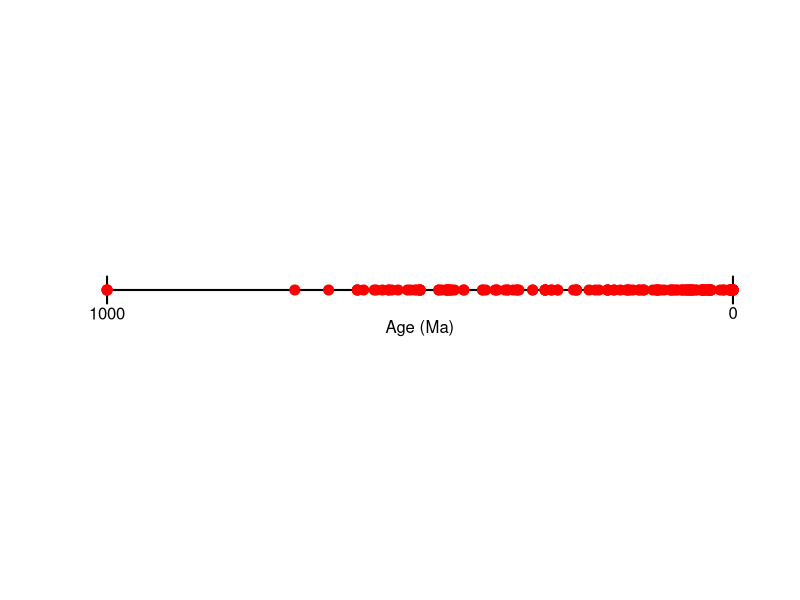
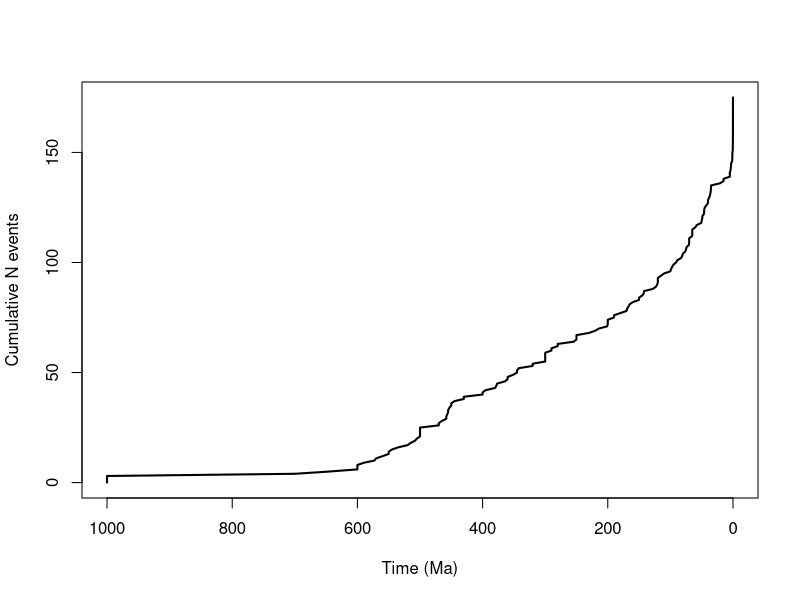
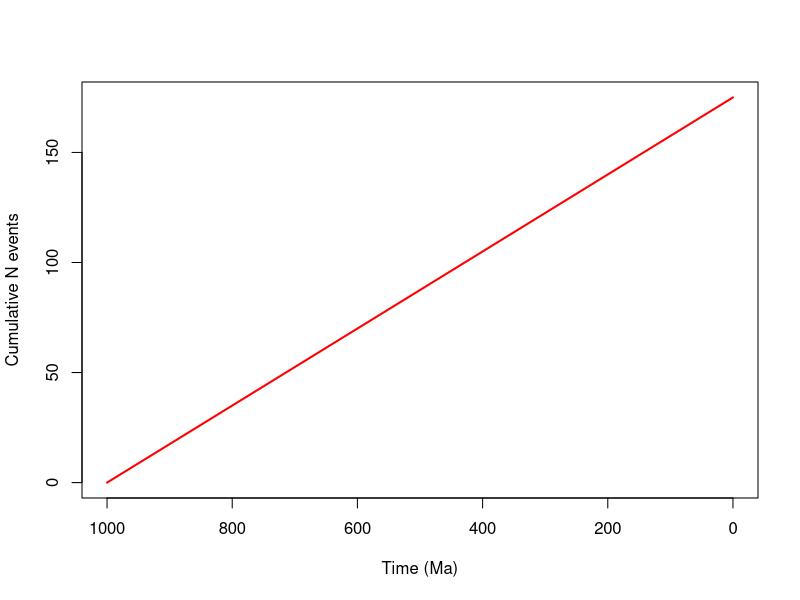
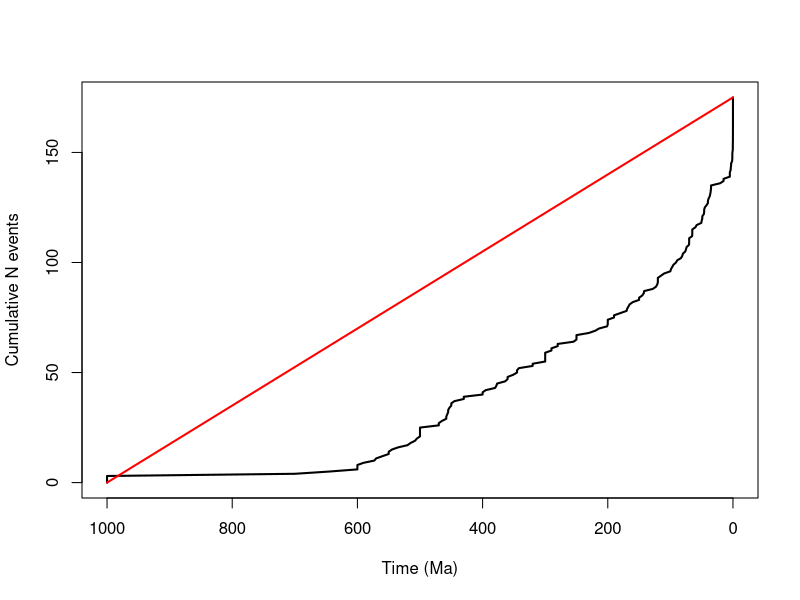
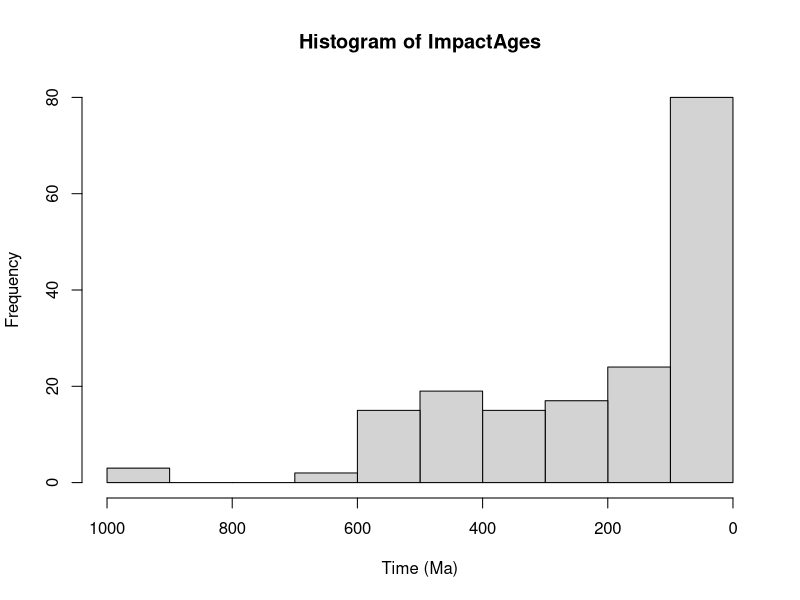
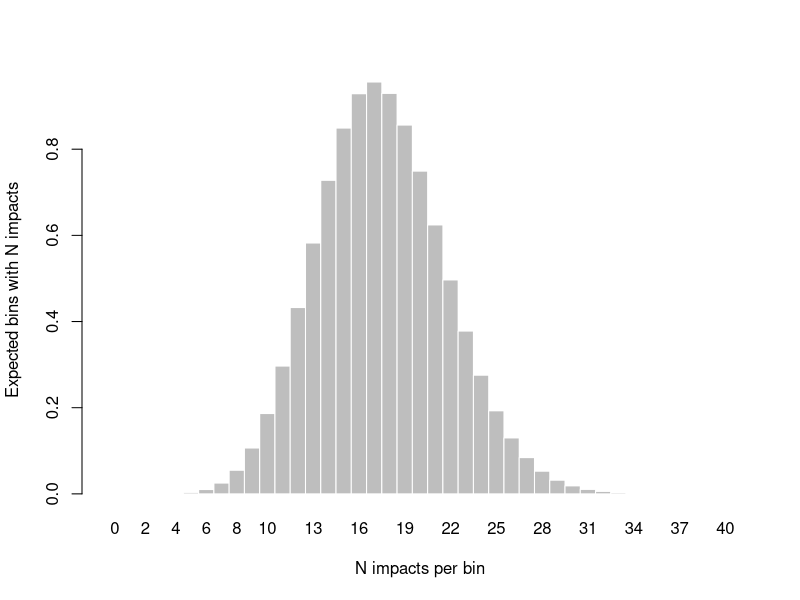
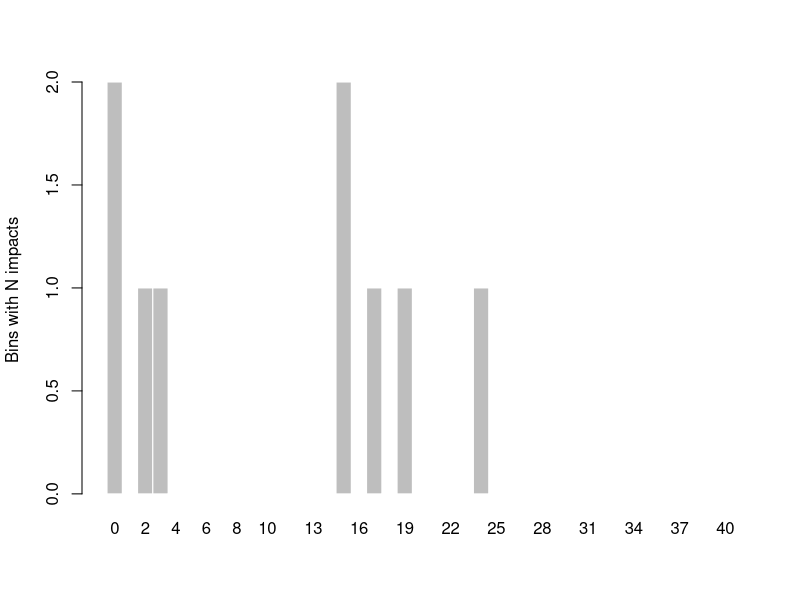
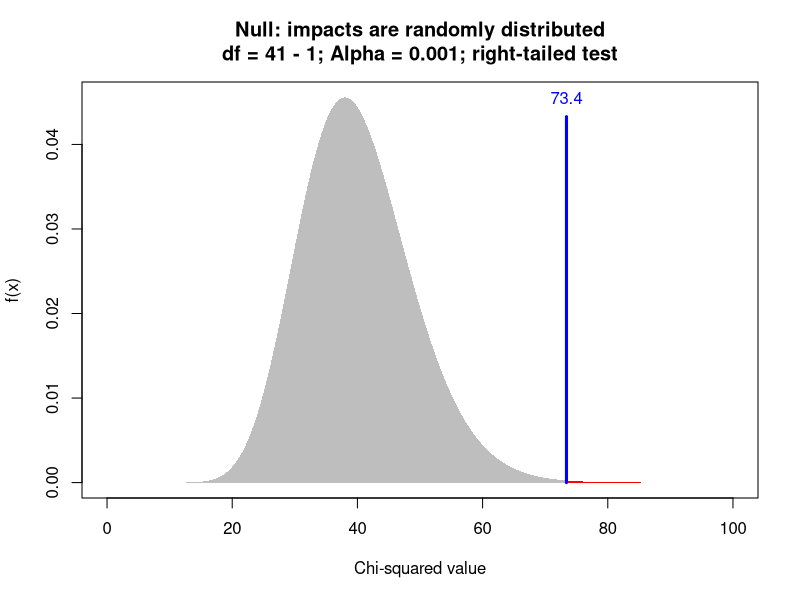

Write the R code that produced these figures, in order. (Note: this script raises an error after producing the figures.)
################################################################################
#                                                                              #
#                      PRACTICAL VII - TEMPORAL STATISTICS                     #
#                                                                              #
################################################################################

################################################################################
#                                                                              #
#                               TODAY'S AIMS                                   #
#                                                                              #
# - LEARN HOW TO TEST FOR DIFFERENT PATTERNS OF EVENTS THROUGH TIME IN R       #
# - LEARN HOW TO PERFORM A KOLOMOGOROV-SMIRNOV TEST IN R                       #
# - LEARN HOW TO TEST FOR NON-RANDOMNESS OF A MARKOV CHAIN IN R                #
#                                                                              #
################################################################################

# Before we start begin by setting your working directory.

# For the first part of this practical we will consider the four main ways in
# which a series of events can be distributed over time (regular/uniform,
# random, clustered, and trend), and how these can be tested for. We will not
# address more complex patterns associated with things like waveforms as they
# are beyond the scope of a first year statistical course. However, you should
# know that these do exist in the geologic record and are studied.
#
# As an example data set for today we will use a database of impact structures
# on Earth:
browseURL("http://www.passc.net/EarthImpactDatabase/New%20website_05-2018/Index.html")

# I have already modified the impact age data from the last 1000 Ma for entry
# into R:
ImpactAges <- sort(c(0.000007, 0.000067, 0.00014, 0.0009, 0.001, 0.0011, 0.0039,
  0.004, 0.0042, 0.0054, 0.0066, 0.007, 0.01, 0.0214, 0.049, 0.05, 0.052,
  0.0635, 0.099, 0.1, 0.105, 0.220, 0.250, 0.27, 0.3, 0.9, 0.999, 1, 1.07, 1.4,
  2.999, 3.0, 3.5, 3.7, 4.998, 4.999, 5, 15, 15.1, 20.5, 34.999, 35, 35.3, 35.7,
  36.4, 37.2, 39, 39.999, 40, 42.3, 45, 45.999, 46, 48.999, 49.0, 50, 50.50,
  46.5, 58, 60, 64.98, 64.999, 65, 65.17, 69.998, 69.999, 70, 70.3, 74.1, 75,
  76.20, 80, 81.0, 83, 89.0, 91, 95, 97, 99, 100, 110, 115, 119.998, 119.999,
  120, 121.0, 123, 128, 142.0, 142.5, 145.0, 149.999, 150, 160, 165, 167, 169,
  170, 180, 189.999, 190, 199.998, 199.999, 200, 201, 214, 220, 230, 249.998,
  249.999, 250, 254.7, 279.999, 280, 289.999, 290, 299.996, 299.997, 299.998,
  299.999, 300, 319.999, 320, 342, 344.999, 345, 351, 359.999, 360, 364, 376.8,
  378, 380, 395, 399.999, 400, 429.999, 430, 445, 449.999, 450, 453, 454.999,
  455, 456.5, 457.999, 458, 465, 469.999, 470, 499.996, 499.997, 499.998,
  499.999, 500, 505, 508, 515, 520, 535, 545, 549.999, 550, 560, 570, 573, 590,
  599.998, 599.999, 600, 646, 700, 999.998, 999.999, 1000))

# And a simple timeline plot can visualise it:
plot(x = ImpactAges, y = rep(0, length(ImpactAges)), type = "n",
  axes = FALSE, xlab = "", ylab = "", xlim = c(1000, 0),
  ylim = c(-500, 500))
lines(x = c(0, 1000), y = c(0, 0), lwd = 2)
lines(x = c(0, 0), y = c(-35, 35), lwd = 2)
lines(x = c(1000, 1000), y = c(-35, 35), lwd = 2)
text(x = c(0, 1000), y = c(-60, -60), labels = c(0, 1000))
text(x = 500, y = -100, labels = "Age (Ma)")
points(x = ImpactAges, y = rep(0, length(ImpactAges)), pch = 20,
  col = "red", cex = 2)

# What kind of pattern do you think this represents?
#
# As in lecture if you have a clear idea you can use just the test you think
# would be most appropriate. However, here we will explore the four main options
# in turn so that you know how to do all of them.
#
# First regular or uniform. We can probably visually reject the idea that the
# data are perfectly regular, although it is worth noting that astronomically
# driven cycles can be very regular (think of the annual regularity of the
# seasons for example). We can begin by plotting the impacts as a cumulative
# number of events:
plot(x = c(1000, sort(ImpactAges, decreasing = TRUE), 0),
  y = c(0:length(ImpactAges), length(ImpactAges)), type = "l",
  xlab = "Time (Ma)", ylab = "Cumulative N events", lwd = 2, xlim = c(1000, 0))

# Next we can plot the expectation under a uniform distribution:
plot(x = c(1000, 0), y = c(0, length(ImpactAges)), type = "l",
  xlab = "Time (Ma)", ylab = "Cumulative N events", lwd = 2, col = "red",
  xlim = c(1000, 0))

# And now the two together to compare them:
plot(x = c(1000, sort(ImpactAges, decreasing = TRUE), 0),
  y = c(0:length(ImpactAges), length(ImpactAges)), type = "l",
  xlab = "Time (Ma)", ylab = "Cumulative N events", lwd = 2, xlim = c(1000, 0))
points(x = c(1000, 0), y = c(0, length(ImpactAges)), type = "l", lwd = 2,
  col = "red")

# Do the two lines look like a good match? We can test this quantitatively using
# the Kolomogorov-Smirnov test (ks.test). Here we will assess the fit between
# these two lines (the D statistic) and the probability that this relationship
# is correct:
ks.test(x = ImpactAges, y = "punif", min = 0, max = 1000)$statistic
ks.test(x = ImpactAges, y = "punif", min = 0, max = 1000)$p.value

# What value of D did you get? Was this higher or lower than you expected?
# (Bear in mind 0 would be perfect agreement and 1 would be maximum
# disagreement.) What about the probability? Does the KS test think there is
# a reasonable chance the data match a uniform distribution? Is this what you
# expected?
#
# Next we can consider a random explanation. We will use the Poisson
# distribution to generate an expectation for this and a Chi-squared test to
# see if the expectation is a good match to the data. As these are both
# discrete approaches we will first need to "bin" the data as we previously did
# with the spatial data. Specifically we will go for a simple ten-bin system
# (every 100 million years from 1000 to 0 Ma). Before we peform a test, though,
# we can visuliase our data as a histogram to give a sense of the numbers of
# impacts in each time bin:
hist(ImpactAges, breaks = seq(from = 1000, to = 0, length.out = 11),
  xlim = c(1000, 0), xlab = "Time (Ma)")

# It might be hard to gauge whether this looks random, but remember that in
# asking this question we completely ignore the order of the values, and only
# consider the overall distribution.
#
# To proceed we can actually get the data we want (the counts from each time
# bin) using the histogram function(hist), but turning off the plotting part:
BinnedImpacts <- hist(ImpactAges,
  breaks = seq(from = 1000, to = 0, length.out = 11), plot = FALSE)$counts
BinnedImpacts

# Here plot = FALSE tells it we don't want a graph but just the data. The seq
# function lets it now we want eleven "breaks" (the boundaries of the bins)
# running between 1000 and 0, i.e.:
seq(from = 1000, to = 0, length.out = 11)

# Finally, the $counts gives us just the counts of (in this case) number of
# impacts in each bin.
#
# This gives us our observed values, but for a Chi-squared test we need some
# expected values too. This needs a single parameter - the mean. In this case
# the total number of impacts divided by the number of time bins. For the
# first part we simply need:
length(ImpactAges)

# And the second is ten, so our lambda parameter is:
length(ImpactAges) / 10

# We can thus generate a plot of the Poisson (random expectation) with:
barplot(height = dpois(x = 0:40, lambda = length(ImpactAges) / 10) * 10,
  border = 0, space = 0, names.arg = 0:40,
  ylab = "Expected bins with N impacts", xlab = "N impacts per bin")

# By contrast the observed distribution looks like this:
barplot(height = apply(apply(matrix(BinnedImpacts), 1, '==', 0:40), 1, sum),
  border = 0, space = 0, names.arg = 0:40, ylab = "Bins with N impacts")

# Immediately we should see a couple of things here: 1) Our observed and
# expected distributions look very diffreent, and 2) There is a lcear lack
# data in our observed values (only ten values spread over 41 bins (0-40).
# The former suggests (as you may already have guessed) that our data aren't
# random, but the latter reminds of another issue with testing for random
# this way - we want a bigger sample size. However, we should remember that
# samll sample sizes more typcially lead to Type II errors, so if we do
# reject the null we might not be too worried about this.
#
# We can generate new variables to store the expected and observed impacts:
ExpectedImpacts <- dpois(x = 0:40, lambda = length(ImpactAges) / 10) * 10
ObservedImpacts <- apply(apply(matrix(BinnedImpacts), 1, '==', 0:40), 1, sum)
ExpectedImpacts
ObservedImpacts

# Next we can begin to calculate our Chi-squared values by subtracting the
# former from the latter:
ObservedImpacts - ExpectedImpacts

# Take the squares:
(ObservedImpacts - ExpectedImpacts) ^ 2

# Divide by the expected values:
(ObservedImpacts - ExpectedImpacts) ^ 2 / ExpectedImpacts

# Take the absolute values:
abs((ObservedImpacts - ExpectedImpacts) ^ 2 / ExpectedImpacts)

# And finally the sum:
sum(abs((ObservedImpacts - ExpectedImpacts) ^ 2 / ExpectedImpacts))

# This is our Chi-squared value. How does this compare to previous Chi-squared
# values? Why might this be? (NB: think about the number of bins we are using.)
# To interpret this we still need to infer our degrees of freedom. Remember
# that this is not the number of time bins, but the range of values we used for
# our Poisson distribution (i.e., number of bins with that many impacts in).
# Here we used the range 0 to 40 (41 values in total). So our degrees of
# freedom are 40:
ImpactDF <- 40

# We will use a more stringent Alpha than previously (0.001):
ImpactAlpha <- 0.001

# And produce our Chi-squared distribution plot (with critical value) as we
# have done previously:
ChiSqRange <- seq(from = 0, to = 100, length.out = 1000)
plot(x = ChiSqRange, y = dchisq(x = ChiSqRange, df = ImpactDF), type = "n",
  ylab = "f(x)", xlab = "Chi-squared value",
  main = paste("Null: impacts are randomly distributed\ndf = ", ImpactDF + 1,
  " - 1; Alpha = ", ImpactAlpha, "; right-tailed test", sep = ""))
polygon(x = c(0, ChiSqRange, 30, 0), y = c(0, dchisq(x = ChiSqRange,
  df = ImpactDF), 0, 0), border = NA, col = "grey")
  CriticalValue <- qchisq(p = 1 - ImpactAlpha, df = ImpactDF)
polygon(x = c(CriticalValue, ChiSqRange[ChiSqRange >= CriticalValue], 30,
  CriticalValue), y = c(0, dchisq(x = ChiSqRange[ChiSqRange >= CriticalValue],
  df = ImpactDF), 0, 0), border = NA, col = "red")
lines(x = c(CriticalValue, CriticalValue), y = c(0,
  max(dchisq(x = ChiSqRange, df = ImpactDF)) * 0.95), col = "blue", lwd = 3)
text(x = CriticalValue, y = max(dchisq(x = ChiSqRange, df = ImpactDF)),
  labels = round(CriticalValue, 2), col = "blue")

# Where does our Chi-squared value fall with respect to the critical value?
# Does this mean we accept or reject the null? How close were we to doing the
# opposite? What does this mean for the possibility that impacts on Earth have
# occurred randomly through the last billion years?
#
# Next we will consider whether impacts may be clustered in time. To do this
# we will modify the Nearest Neighbour Index (NNI) we used last week for 1D
# data. First we can "trick" R into thinking we have xy coordinates for our
# data, even though we will treat our y values as all equal (i.e., placing
# everything on a single line and hence keeping the data effectively one-
# dimensional):
cbind(ImpactAges, rep(0, length(ImpactAges)))

# I.e., the second column here represents our "y" values. Then we can get a
# distance matrix like before with:
dist(cbind(ImpactAges, rep(0, length(ImpactAges))))

# And modify this to get nearest neighbour distances with:
apply(as.matrix(dist(cbind(ImpactAges, rep(0, length(ImpactAges))))), 2,
  sort)[2, ]

# And take the mean and store it with:
MeanNND <- mean(apply(as.matrix(dist(cbind(ImpactAges, rep(0,
  length(ImpactAges))))), 2, sort)[2, ])
MeanNND

# Next we want our expected value (assuming a random distribution). This is
# going to be our "Area" (the length of our sampling window, 1000 million
# years) divided by the number of events (175 total impacts) halved:
ExpectedNND <- 0.5 * (1000 / length(ImpactAges))
ExpectedNND

# Then we can get our NNI, R simply by dividing the former by the latter:
MeanNND / ExpectedNND

# What interpretation can we attach to this value? Does this match with our
# earlier visual interpretations of the data? What about with our previous
# test for uniform (approaching R = 2) or random (R around 1)?
#
# Finally, we will consider whether our data represent a trend. To aid this
# a visualisation of the gaps between impacts over time can help a lot. We can
# begin to get at this with the "diff" function which gives the difference
# between successive values:
rev(diff(ImpactAges))

# Note that I have reversed these (with rev) so they are in temporal order.
# This is due to a peculiar issue with the way geologists use ages as
# increasing values backwards in time instead of negative values. It might
# be hard to make much of a determination from this data without plotting it
# so let's do that with:
plot(x = 1:(length(ImpactAges) - 1), y = rev(diff(ImpactAges)), pch = 20,
  cex = 2, col = "red", xlab = "Impacts in rank order",
  ylab = "Interval between impacts (Myr)")

# This is not easy to interpret as the data do not fall out on a clear straight
# line, but also most points seem to hug the x-axis. This is a useful time to
# learn that we can plot one or both of our axes on a log scale using the log
# option. Here we want to plot the y-axis on a log scale (log = "y"), but you
# can also plot the x-axis this way (log = "x"), or even both (log = "xy"):
plot(x = 1:(length(ImpactAges) - 1), y = rev(diff(ImpactAges)), pch = 20,
  cex = 2, col = "red", xlab = "Impacts in rank order",
  ylab = "Interval between impacts (Myr)", log = "y")

# This helps, but also adds some complexity in interpretation. You should see
# most of the points follow something of a curve. Note, that as we are about
# to apply a Spearman's rank correlation (and not a regression) we don't need
# to worry about this feature of the data. (Unless of course that curve
# changed direction across the plot!) However, there is a second, weird feature
# of a horizonal line at 1e-03. This is due to the repeated appearance of a gap
# of 1000 years between events. This is likely some odd artefact of the data.
#
# The important point is that overall gaps between events do seem to reduce
# over time. If this is the case does this represent an increase or decrease
# in impact frequency? We can test this with a correlation:
cor.test(x = 1:(length(ImpactAges) - 1), y = rank(diff(ImpactAges)),
  method = "pearson")$estimate

# You should get a positive value, but remember that our ages get smaller as
# they get younger so effectively this represents a negative correlation and
# hence suggests increasing frequency of impacts. However, as we learned in
# lecture Pearson's correlation coefficent (r) is actually not appropriate
# here as our x-values are definitively not normally distributed. This is
# because they just represent the gaps between events as a rank order variable:
1:(length(ImpactAges) - 1)

# Thus we should actually use the Spearman rank correlation (r') instead:
cor.test(x = 1:(length(ImpactAges) - 1), y = rank(diff(ImpactAges)),
  method = "spearman")$estimate

# The value returned is the same as the Pearson from above, showing that the
# correlation is effectively the same type of test, but using ranks as input.
# Furthermore, this is a positive value (really a negative correlation), but
# suggests the correlation is not neat (close to one).
#
# You should also get a warning about ties, meaning the p-value (r' = 0) cannot
# be exactly calculated. We can still estimate it though with the exact =
# FALSE option as we have done previously:
cor.test(x = 1:(length(ImpactAges) - 1), y = rank(diff(ImpactAges)),
  method = "spearman", exact = FALSE)$p.value

# This is the probability that the true correlation coefficient is zero. Thus
# if we use our Alpha from before (0.001) we can ask whether the data do...:
cor.test(x = 1:(length(ImpactAges) - 1), y = rank(diff(ImpactAges)),
  method = "kendall", exact = FALSE)$p.value > 0.001

# ...or do not...:
cor.test(x = 1:(length(ImpactAges) - 1), y = rank(diff(ImpactAges)),
  method = "kendall", exact = FALSE)$p.value < 0.001

# ...conform to the null (true correlation equals zero). What does this mean for
# the idea that our data follow a trend? If we do accept a trend which way
# are the data trending? (I.e., increasing or decreasing frequency of impacts.)
# Finally, given our suspicions about the Etna data from lecture are we happy
# that the data we have faithfully records the frequency of impacts on Earth
# over the last billion years? If not, what factors might effect this? Are
# these temporally biased? What else can we use to estimate the frequency at
# which the Earth has been struck by meteorites?
#
# NB: Recently a paper came out suggesting impacts have been increasing over
# the last 300 m.y., but using lunar craters as evidence. If you are interested
# you can find it here:
browseURL("http://science.sciencemag.org/content/363/6424/253")

# Now we will move on to considering Markov chains.
#
# After a week long field trip you synthesise your notes and measurements into
# a single sedimentary log consisting of Coal (C), Limestone (L), and Shale
# (S). You suspect there is a pattern to the sequence of these three major
# rock types and set out to test it using Markov Chains. You start by
# considering your three main rock types as the three discrete states of your
# sedimentary system. After checking for way-up criteria, slumps, and faulting
# you are happy that your sedimentary log conforms to the theory of
# superposition and hence the units are in temporal order. You thus write out
# the time sequence (from oldest to youngest) as follows:
#
# S-L-C-S-S-L-C-S-L-L-C-S-S-L-L-C-S-L-L-C-S-L-C
#
# You begin by constructing the transition frequency matrix (modify the
# following before copy-and-pasting into R):
SedimentaryTranFreqMatrix <- matrix(c(
0, 0, 0, # N transitions from C to: C, L, and S, respectively
0, 0, 0, # N transitions from L to: C, L, and S, respectively
0, 0, 0  # N transitions from S to: C, L, and S, respectively
), byrow = TRUE, ncol = 3, dimnames = list(c("C", "L", "S"), c("C", "L", "S")))
SedimentaryTranFreqMatrix

# It should immediately be obvious by the various zero values that there is
# some structure to the transitions (i.e., despite over 20 transistions in total
# many pathways are never followed). However to know for sure we will continue by
# calculating the transition probability matrix. To do this we will first need the
# row totals:
apply(SedimentaryTranFreqMatrix, 1, sum)

# Now we can divide through by these:
SedimentaryTranProbMatrix <- SedimentaryTranFreqMatrix /
  apply(SedimentaryTranFreqMatrix, 1, sum)
SedimentaryTranProbMatrix

# It is recommended at this stage that you draw out the Markov chain here,
# omitting arrows corresponding to a transition probability of zero. What
# can you see when you do this?
#
# Next you can test whether or not this pattern is distinguishable from random.
# To do this you need to generate an expected transition frequency matrix, but
# first you can start with the expected transition probability matrix. The key
# here is that under a simple random process we consider each transition equally
# likely and hence as there are three possible transitions from each state (to
# C, L, or S) the expected random probability is going to be one-third for
# every one:
ExpectedTranProbMatrix <- matrix(c(
1 / 3, 1 / 3, 1 / 3,
1 / 3, 1 / 3, 1 / 3,
1 / 3, 1 / 3, 1 / 3
), byrow = TRUE, ncol = 3, dimnames = list(c("C", "L", "S"), c("C", "L", "S")))
ExpectedTranProbMatrix

# Note that to convert this to a transition frequency matrix you might naively
# assume you simply multiply each value by the total number of transitions:
ExpectedTranProbMatrix * 22

# This is wrong for two reasons. Firstly, this actually contains 66 predicted
# transitions as we are effectively duplicating every row (three times twenty-
# two). Secondly, the frequency of each rock type in the sequence is not equal
# and so the number of possible transitions is not equal for every row.
# Specifically, there are five transitions *from* C, 9 from L, and 8 from S.
# These are the values you need to use to get your expected transition frequency
# matrix:
ExpectedTranFreqMatrix <- ExpectedTranProbMatrix * c(5, 9, 8)
ExpectedTranFreqMatrix

# You can now confirm the row totals match for both your real and expected data:
apply(SedimentaryTranFreqMatrix, 1, sum)
apply(ExpectedTranFreqMatrix, 1, sum)

# You thus now have expected and observed transition frequency matrices,
# allowing you to perform a Chi-squared test where the null model is random
# transitions and hence the alternative is (some) non-random bias to the
# transitions. As always you can begin by doing a quick visual inspection of
# the two matrices to give you some prior guess as to what the answer should be:
SedimentaryTranFreqMatrix
ExpectedTranFreqMatrix

# You should see some individual observed and expected values are quite close,
# but generally they seem quite different. You can now begin to calculate your
# Chi-squared value. First, you can subtract the expected from each observed
# value:
SedimentaryTranFreqMatrix - ExpectedTranFreqMatrix

# Then get the square of each of these:
(SedimentaryTranFreqMatrix - ExpectedTranFreqMatrix) ^ 2

# Divide by the expected value:
(SedimentaryTranFreqMatrix - ExpectedTranFreqMatrix) ^ 2 /
  ExpectedTranFreqMatrix

# Take the absolute value of these:
abs((SedimentaryTranFreqMatrix - ExpectedTranFreqMatrix) ^ 2 /
  ExpectedTranFreqMatrix)

# And finally, the sum:
sum(abs((SedimentaryTranFreqMatrix - ExpectedTranFreqMatrix) ^ 2 /
  ExpectedTranFreqMatrix))

# Take a note of this value. It should be larger than zero, but as always we
# need to know the degrees of freedom to place it in context. Previously we
# have encountered the general rule of degrees of freedom (n - 1) so you might
# think the correct value here is 8 (9 - 1). However, things are more
# complicated here than previously. Specifically, there are greater
# constraints on a transition matrix than a set of grid cells or time bins. I.e.,
# there are degrees of freedom for each row - if you know there are five
# transitions from C and you already have values for L and S then there is no
# freedom for the final value to vary. But there are also constraints for each
# column. If we know there are three transitions to S and we have already recorded
# two of these there is no freedom for the last one to vary either. Thus the rule
# here is more restrictive: for an n x n matrix there are (n - 1) ^ 2 degrees of
# freedom. Calculate this value then add it into the line below and copy and
# paste it into R:
DF <-

# You should also specify a value for Alpha of your choosing:
Alpha <-

# You are now ready to interpret your Chi-squared value:
ChiSqRange <- seq(from = 0, to = 30, length.out = 1000)
plot(x = ChiSqRange, y = dchisq(x = ChiSqRange, df = DF), type = "n",
  ylab = "f(x)", xlab = "Chi-squared value",
  main = paste("Null: transitions are randomly structured\ndf = ", DF + 1,
  " - 1; Alpha = ", Alpha, "; right-tailed test", sep = ""))
polygon(x = c(0, ChiSqRange, 30, 0), y = c(0, dchisq(x = ChiSqRange, df = DF),
  0, 0), border = NA, col = "grey")
CriticalValue <- qchisq(p = 1 - Alpha, df = DF)
  polygon(x = c(CriticalValue, ChiSqRange[ChiSqRange >= CriticalValue], 30,
  CriticalValue), y = c(0, dchisq(x = ChiSqRange[ChiSqRange >= CriticalValue],
  df = DF), 0, 0), border = NA, col = "red")
lines(x = c(CriticalValue, CriticalValue), y = c(0,
  max(dchisq(x = ChiSqRange, df = DF)) * 0.95), col = "blue", lwd = 3)
text(x = CriticalValue, y = max(dchisq(x = ChiSqRange, df = DF)),
  labels = round(CriticalValue, 2), col = "blue")

# Which side of the critical value did your Chi-squared value fall? Did you
# accept or reject the null? What does this mean for your sedimentary sequence?
# Is this what you expected intuitively from looking at the sequence? Try
# changing alpha above and repeating until you change your acceptance/
# rejection of the null. At what value does this occur? What does this mean for
# your confidence in the result?

################################################################################
#                                                                              #
#                                     MCQ                                      #
#                                                                              #
# You are now ready to attempt this week's MCQ which is a series of ten        #
# multiple choice questions (MCQs) on last week's lecture and this practical.  #
#                                                                              #
################################################################################
